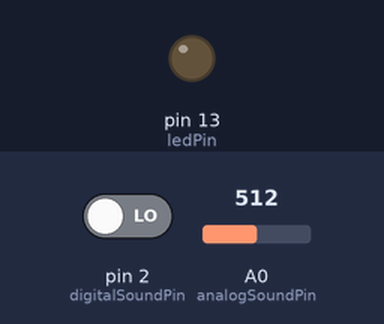
A sketch run on a simulated Arduino Uno, built with avr-gcc and run on an emulated ATmega328P. Parts: output pins drawn as LEDs (lit = HIGH). The test bench sets the inputs (shaded band); at power-on: pin 2 (digitalSoundPin) LOW, A0 (analogSoundPin) = 512.

Above: at 1.2 s.
1.3 s: pin 2 (digitalSoundPin) driven HIGH
At 2.0 s:
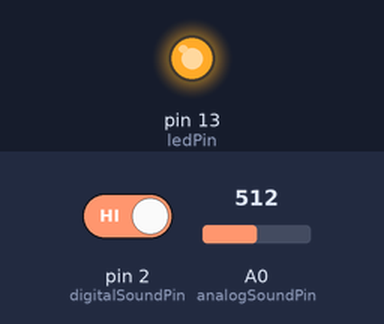
2.8 s: pin 2 (digitalSoundPin) driven LOW
At 4.7 s:
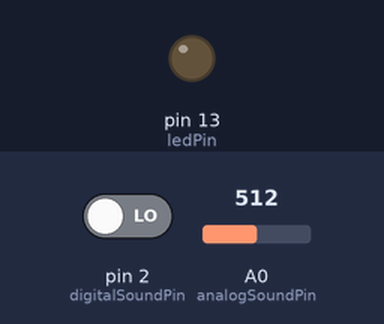
Timing chart, 0 to 6.2 s (numbered marks = the images above; inputs shaded):
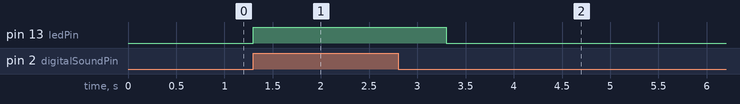

Measured:
- after the input at 1.3 s, pin 13 (ledPin): LOW → HIGH at once
- after the input at 2.8 s, pin 13 (ledPin): HIGH → LOW after 0.50 s

The sketch:

UNO_R3_SoundSensor.ino
```cpp
const int ledPin = 13; // Pin connected to the LED
const int analogSoundPin = A0; // Pin connected to the sound sensor
const int digitalSoundPin = 2; // Pin connected to the digital output of the sound sensor

void setup() {
  // put your setup code here, to run once:
  pinMode(ledPin, OUTPUT);
  pinMode(analogSoundPin, INPUT);
  pinMode(digitalSoundPin, INPUT);
}

void loop() {
  // put your main code here, to run repeatedly:
  int analogValue = analogRead(analogSoundPin);
  int digitalValue = digitalRead(digitalSoundPin);

  if (digitalValue == HIGH) {
    digitalWrite(ledPin, HIGH);
    delay(2000);
  } else {
    digitalWrite(ledPin, LOW);
  }

}
```
